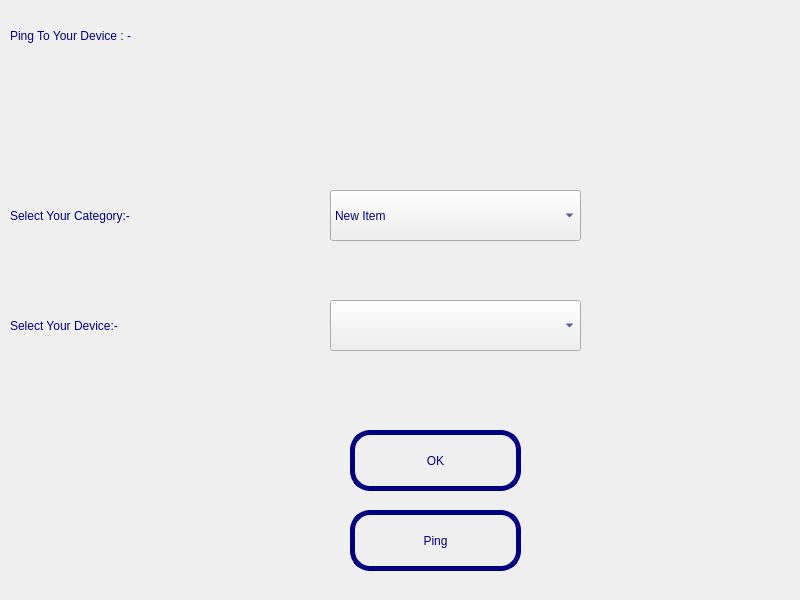
<?xml version="1.0" encoding="UTF-8"?>
<ui version="4.0">
 <class>MainWindow</class>
 <widget class="QMainWindow" name="MainWindow">
  <property name="geometry">
   <rect>
    <x>0</x>
    <y>0</y>
    <width>800</width>
    <height>600</height>
   </rect>
  </property>
  <property name="windowTitle">
   <string>MainWindow</string>
  </property>
  <property name="styleSheet">
   <string notr="true">background-image: url(:/newPrefix/C:/Users/support-user/Downloads/360_F_167594893_dWtiBCm2kkQGeeIGcJSGKryKItZ8XAI1.jpg);</string>
  </property>
  <widget class="QWidget" name="centralwidget">
   <widget class="QLabel" name="label_2">
    <property name="geometry">
     <rect>
      <x>10</x>
      <y>0</y>
      <width>591</width>
      <height>71</height>
     </rect>
    </property>
    <property name="styleSheet">
     <string notr="true">color: rgb(0, 0, 127);
font: 75 22pt &quot;MS Shell Dlg 2&quot;;</string>
    </property>
    <property name="text">
     <string>Ping To Your Device : -</string>
    </property>
   </widget>
   <widget class="QPushButton" name="pushButton_7">
    <property name="geometry">
     <rect>
      <x>350</x>
      <y>510</y>
      <width>171</width>
      <height>61</height>
     </rect>
    </property>
    <property name="styleSheet">
     <string notr="true">border-radius : 80;
color: rgb(0, 0, 127);
font: 75 14pt &quot;MS Shell Dlg 2&quot;;
border : 5px solid blac;
border-color: rgb(0, 0, 127);
border-radius : 20;</string>
    </property>
    <property name="text">
     <string>Ping</string>
    </property>
   </widget>
   <widget class="QComboBox" name="comboBox">
    <property name="geometry">
     <rect>
      <x>330</x>
      <y>190</y>
      <width>251</width>
      <height>51</height>
     </rect>
    </property>
    <property name="styleSheet">
     <string notr="true">color: rgb(0, 0, 127);
font: 12pt &quot;MS Shell Dlg 2&quot;;
</string>
    </property>
    <item>
     <property name="text">
      <string>New Item</string>
     </property>
    </item>
   </widget>
   <widget class="QComboBox" name="comboBox_2">
    <property name="geometry">
     <rect>
      <x>330</x>
      <y>300</y>
      <width>251</width>
      <height>51</height>
     </rect>
    </property>
    <property name="styleSheet">
     <string notr="true">color: rgb(0, 0, 127);
</string>
    </property>
   </widget>
   <widget class="QLabel" name="label_3">
    <property name="geometry">
     <rect>
      <x>10</x>
      <y>180</y>
      <width>321</width>
      <height>71</height>
     </rect>
    </property>
    <property name="styleSheet">
     <string notr="true">background-image: url(:/newPrefix/C:/Users/support-user/Downloads/6510583-fotor-bg-remover-20230805182240.png);
color: rgb(0, 0, 127);
font: 16pt &quot;MS Shell Dlg 2&quot;;</string>
    </property>
    <property name="text">
     <string>Select Your Category:-</string>
    </property>
   </widget>
   <widget class="QLabel" name="label_4">
    <property name="geometry">
     <rect>
      <x>10</x>
      <y>290</y>
      <width>321</width>
      <height>71</height>
     </rect>
    </property>
    <property name="styleSheet">
     <string notr="true">background-image: url(:/newPrefix/C:/Users/support-user/Downloads/6510583-fotor-bg-remover-20230805182240.png);
color: rgb(0, 0, 127);
font: 16pt &quot;MS Shell Dlg 2&quot;;</string>
    </property>
    <property name="text">
     <string>Select Your Device:-</string>
    </property>
   </widget>
   <widget class="QLabel" name="label">
    <property name="geometry">
     <rect>
      <x>490</x>
      <y>20</y>
      <width>301</width>
      <height>521</height>
     </rect>
    </property>
    <property name="whatsThis">
     <string>&lt;html&gt;&lt;head/&gt;&lt;body&gt;&lt;p&gt;r5&lt;/p&gt;&lt;/body&gt;&lt;/html&gt;</string>
    </property>
    <property name="styleSheet">
     <string notr="true">background-image: url(:/newPrefix/C:/Users/support-user/Downloads/Screenshot 2023-08-05 183012-fotor-bg-remover-2023080518319.png);</string>
    </property>
    <property name="text">
     <string/>
    </property>
   </widget>
   <widget class="QPushButton" name="pushButton_8">
    <property name="geometry">
     <rect>
      <x>350</x>
      <y>430</y>
      <width>171</width>
      <height>61</height>
     </rect>
    </property>
    <property name="styleSheet">
     <string notr="true">border-radius : 80;
color: rgb(0, 0, 127);
font: 75 14pt &quot;MS Shell Dlg 2&quot;;
border : 5px solid blac;
border-color: rgb(0, 0, 127);
border-radius : 20;</string>
    </property>
    <property name="text">
     <string>OK</string>
    </property>
   </widget>
  </widget>
 </widget>
 <resources>
  <include location="img.qrc"/>
 </resources>
 <connections/>
</ui>
